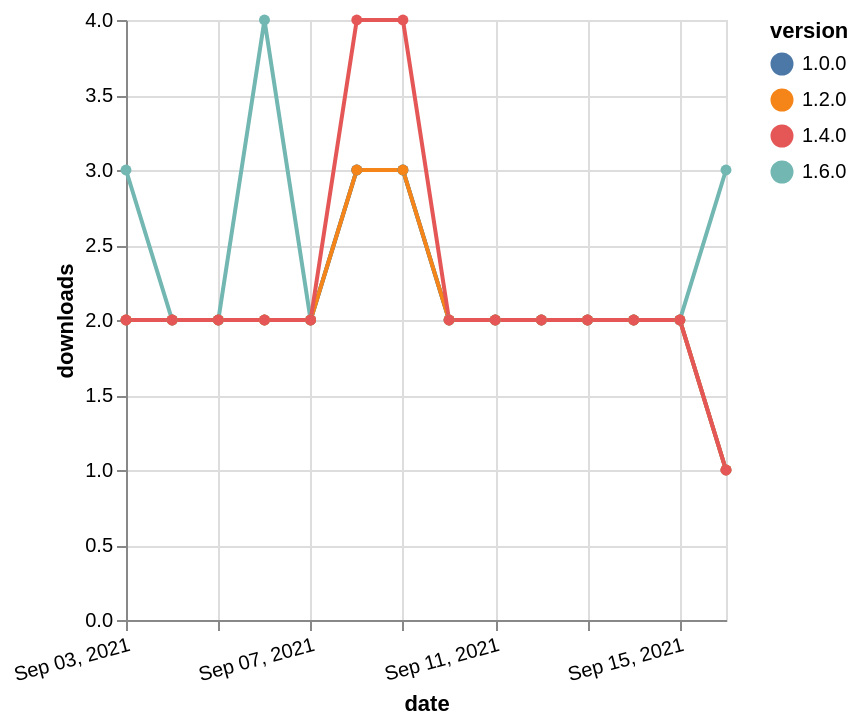

Vega-Lite specification stored for this chart:
### Vega-Lite specification from a JSON file in a GitHub repository (floating-point values rounded to 4 significant figures)
{"$schema": "https://vega.github.io/schema/vega-lite/v5.json", "description": "A simple bar chart with embedded data.", "data": {"values": [{"date": "2021-09-03", "total": 234, "delta": 3, "version": "1.6.0"}, {"date": "2021-09-04", "total": 236, "delta": 2, "version": "1.6.0"}, {"date": "2021-09-05", "total": 238, "delta": 2, "version": "1.6.0"}, {"date": "2021-09-06", "total": 242, "delta": 4, "version": "1.6.0"}, {"date": "2021-09-07", "total": 244, "delta": 2, "version": "1.6.0"}, {"date": "2021-09-08", "total": 247, "delta": 3, "version": "1.6.0"}, {"date": "2021-09-09", "total": 250, "delta": 3, "version": "1.6.0"}, {"date": "2021-09-10", "total": 252, "delta": 2, "version": "1.6.0"}, {"date": "2021-09-11", "total": 254, "delta": 2, "version": "1.6.0"}, {"date": "2021-09-12", "total": 256, "delta": 2, "version": "1.6.0"}, {"date": "2021-09-13", "total": 258, "delta": 2, "version": "1.6.0"}, {"date": "2021-09-14", "total": 260, "delta": 2, "version": "1.6.0"}, {"date": "2021-09-15", "total": 262, "delta": 2, "version": "1.6.0"}, {"date": "2021-09-16", "total": 265, "delta": 3, "version": "1.6.0"}, {"date": "2021-09-03", "total": 1467, "delta": 2, "version": "1.0.0"}, {"date": "2021-09-04", "total": 1469, "delta": 2, "version": "1.0.0"}, {"date": "2021-09-05", "total": 1471, "delta": 2, "version": "1.0.0"}, {"date": "2021-09-06", "total": 1473, "delta": 2, "version": "1.0.0"}, {"date": "2021-09-07", "total": 1475, "delta": 2, "version": "1.0.0"}, {"date": "2021-09-08", "total": 1478, "delta": 3, "version": "1.0.0"}, {"date": "2021-09-09", "total": 1481, "delta": 3, "version": "1.0.0"}, {"date": "2021-09-10", "total": 1483, "delta": 2, "version": "1.0.0"}, {"date": "2021-09-11", "total": 1485, "delta": 2, "version": "1.0.0"}, {"date": "2021-09-12", "total": 1487, "delta": 2, "version": "1.0.0"}, {"date": "2021-09-13", "total": 1489, "delta": 2, "version": "1.0.0"}, {"date": "2021-09-14", "total": 1491, "delta": 2, "version": "1.0.0"}, {"date": "2021-09-15", "total": 1493, "delta": 2, "version": "1.0.0"}, {"date": "2021-09-16", "total": 1494, "delta": 1, "version": "1.0.0"}, {"date": "2021-09-03", "total": 1009, "delta": 2, "version": "1.2.0"}, {"date": "2021-09-04", "total": 1011, "delta": 2, "version": "1.2.0"}, {"date": "2021-09-05", "total": 1013, "delta": 2, "version": "1.2.0"}, {"date": "2021-09-06", "total": 1015, "delta": 2, "version": "1.2.0"}, {"date": "2021-09-07", "total": 1017, "delta": 2, "version": "1.2.0"}, {"date": "2021-09-08", "total": 1020, "delta": 3, "version": "1.2.0"}, {"date": "2021-09-09", "total": 1023, "delta": 3, "version": "1.2.0"}, {"date": "2021-09-10", "total": 1025, "delta": 2, "version": "1.2.0"}, {"date": "2021-09-11", "total": 1027, "delta": 2, "version": "1.2.0"}, {"date": "2021-09-12", "total": 1029, "delta": 2, "version": "1.2.0"}, {"date": "2021-09-13", "total": 1031, "delta": 2, "version": "1.2.0"}, {"date": "2021-09-14", "total": 1033, "delta": 2, "version": "1.2.0"}, {"date": "2021-09-15", "total": 1035, "delta": 2, "version": "1.2.0"}, {"date": "2021-09-16", "total": 1036, "delta": 1, "version": "1.2.0"}, {"date": "2021-09-03", "total": 724, "delta": 2, "version": "1.4.0"}, {"date": "2021-09-04", "total": 726, "delta": 2, "version": "1.4.0"}, {"date": "2021-09-05", "total": 728, "delta": 2, "version": "1.4.0"}, {"date": "2021-09-06", "total": 730, "delta": 2, "version": "1.4.0"}, {"date": "2021-09-07", "total": 732, "delta": 2, "version": "1.4.0"}, {"date": "2021-09-08", "total": 736, "delta": 4, "version": "1.4.0"}, {"date": "2021-09-09", "total": 740, "delta": 4, "version": "1.4.0"}, {"date": "2021-09-10", "total": 742, "delta": 2, "version": "1.4.0"}, {"date": "2021-09-11", "total": 744, "delta": 2, "version": "1.4.0"}, {"date": "2021-09-12", "total": 746, "delta": 2, "version": "1.4.0"}, {"date": "2021-09-13", "total": 748, "delta": 2, "version": "1.4.0"}, {"date": "2021-09-14", "total": 750, "delta": 2, "version": "1.4.0"}, {"date": "2021-09-15", "total": 752, "delta": 2, "version": "1.4.0"}, {"date": "2021-09-16", "total": 753, "delta": 1, "version": "1.4.0"}]}, "width": "container", "mark": {"type": "line", "point": {"filled": true}}, "encoding": {"x": {"field": "date", "type": "temporal", "timeUnit": "yearmonthdate", "title": "date", "axis": {"labelAngle": -15}}, "y": {"field": "delta", "type": "quantitative", "title": "downloads"}, "color": {"field": "version", "type": "nominal"}, "tooltip": {"field": "delta"}}}
